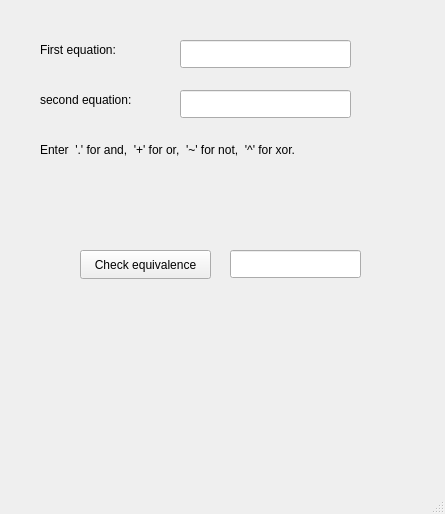
<?xml version="1.0" encoding="UTF-8"?>
<ui version="4.0">
 <class>MainWindow</class>
 <widget class="QMainWindow" name="MainWindow">
  <property name="geometry">
   <rect>
    <x>0</x>
    <y>0</y>
    <width>445</width>
    <height>514</height>
   </rect>
  </property>
  <property name="windowTitle">
   <string>MainWindow</string>
  </property>
  <widget class="QWidget" name="centralwidget">
   <widget class="QPushButton" name="pushButton">
    <property name="geometry">
     <rect>
      <x>80</x>
      <y>250</y>
      <width>131</width>
      <height>29</height>
     </rect>
    </property>
    <property name="text">
     <string>Check equivalence</string>
    </property>
   </widget>
   <widget class="QLabel" name="label">
    <property name="geometry">
     <rect>
      <x>40</x>
      <y>40</y>
      <width>121</width>
      <height>20</height>
     </rect>
    </property>
    <property name="text">
     <string>First equation:</string>
    </property>
   </widget>
   <widget class="QLabel" name="label_2">
    <property name="geometry">
     <rect>
      <x>40</x>
      <y>90</y>
      <width>121</width>
      <height>20</height>
     </rect>
    </property>
    <property name="text">
     <string>second equation:</string>
    </property>
   </widget>
   <widget class="QLineEdit" name="firsteqn">
    <property name="geometry">
     <rect>
      <x>180</x>
      <y>40</y>
      <width>171</width>
      <height>28</height>
     </rect>
    </property>
   </widget>
   <widget class="QLineEdit" name="secondeqn">
    <property name="geometry">
     <rect>
      <x>180</x>
      <y>90</y>
      <width>171</width>
      <height>28</height>
     </rect>
    </property>
   </widget>
   <widget class="QLineEdit" name="result">
    <property name="geometry">
     <rect>
      <x>230</x>
      <y>250</y>
      <width>131</width>
      <height>28</height>
     </rect>
    </property>
   </widget>
   <widget class="QLabel" name="label_3">
    <property name="geometry">
     <rect>
      <x>40</x>
      <y>140</y>
      <width>351</width>
      <height>20</height>
     </rect>
    </property>
    <property name="text">
     <string>Enter  '.' for and,  '+' for or,  '~' for not,  '^' for xor.</string>
    </property>
   </widget>
  </widget>
  <widget class="QMenuBar" name="menubar">
   <property name="geometry">
    <rect>
     <x>0</x>
     <y>0</y>
     <width>445</width>
     <height>25</height>
    </rect>
   </property>
  </widget>
  <widget class="QStatusBar" name="statusbar"/>
 </widget>
 <resources/>
 <connections/>
</ui>
